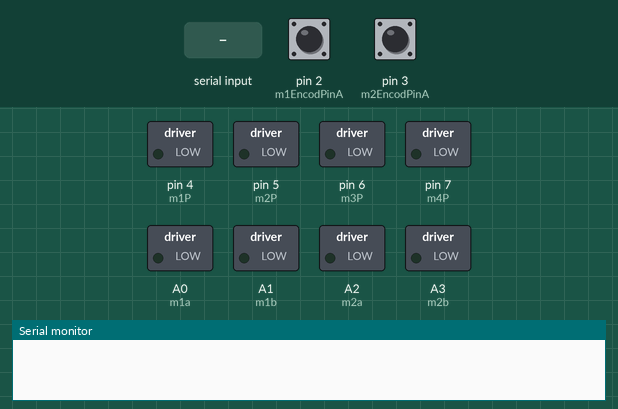
A sketch run on a simulated Arduino Nano, built with avr-gcc and run on an emulated ATmega328P. Parts: switched loads named in the sketch (green lamp = pin HIGH), the last lines printed to the serial monitor. The inputs (shaded band) are chosen by the test bench; at power-on: pin 2 (m1EncodPinA) HIGH, pin 3 (m2EncodPinA) HIGH.

Above: at 1.2 s.
1.3 s: "F" received over Serial
At 2.4 s:
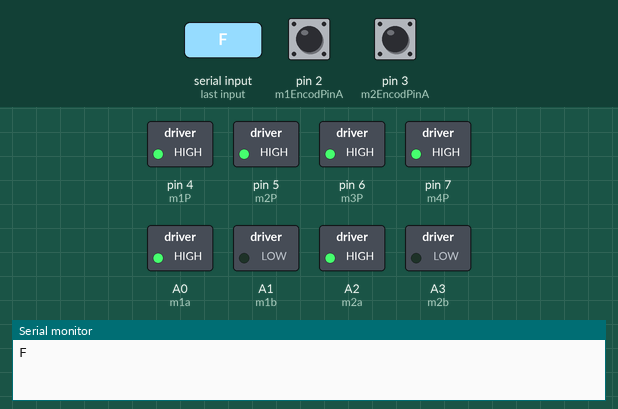
2.8 s: byte 48 ('0') received over Serial
At 3.5 s:
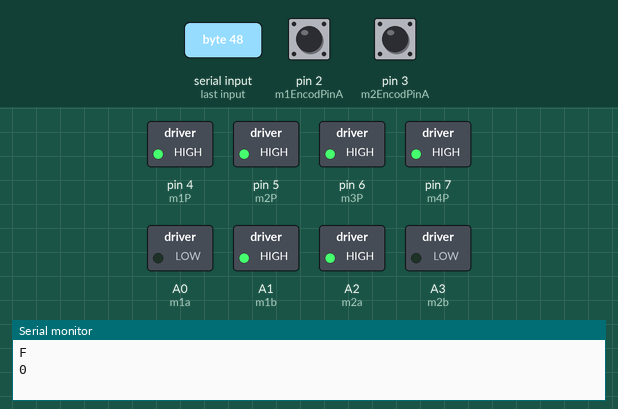
4.3 s: "B" received over Serial
At 4.6 s:
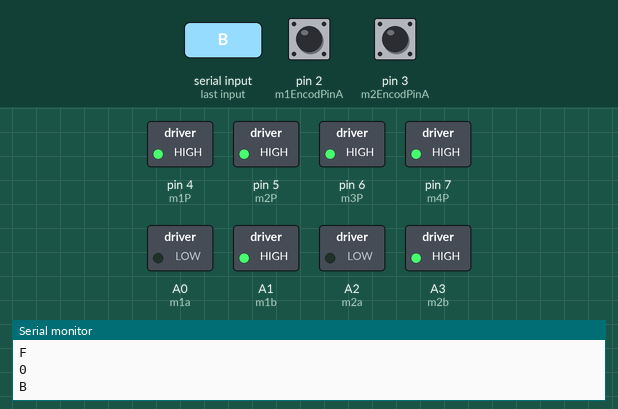
5.8 s: byte 52 ('4') received over Serial
At 7.0 s:
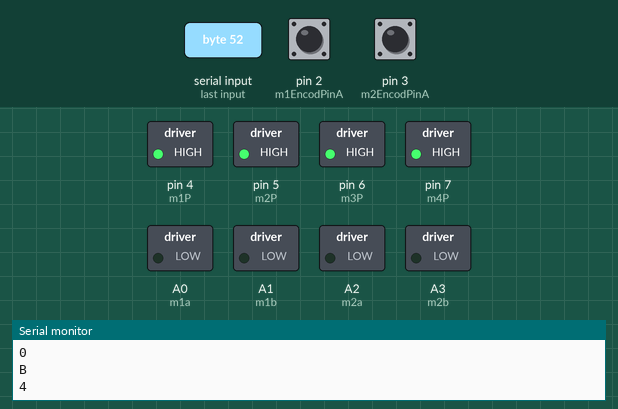
7.3 s: "R" received over Serial
At 8.1 s:
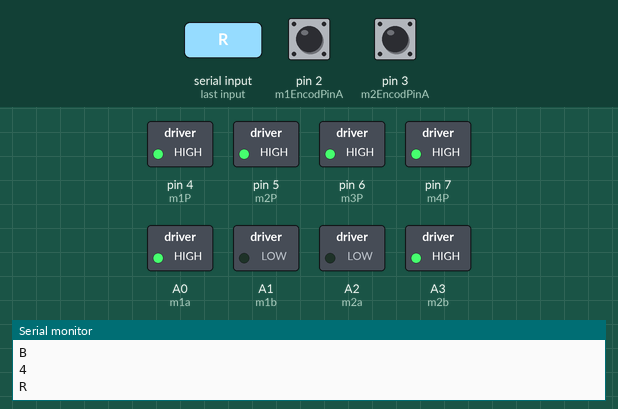
8.8 s: "G" received over Serial
At 9.3 s:
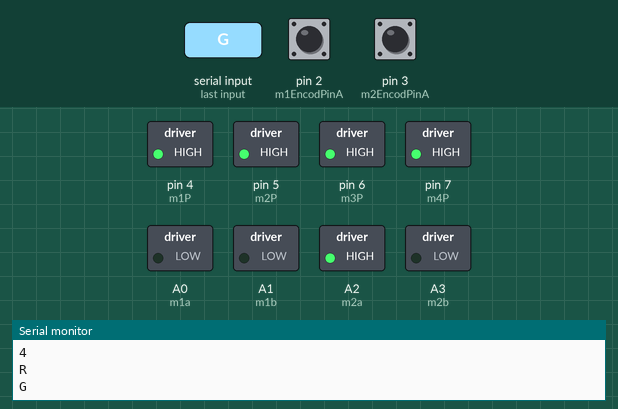
Timing chart, 0 to 11.3 s (numbered marks = the images above; inputs shaded):
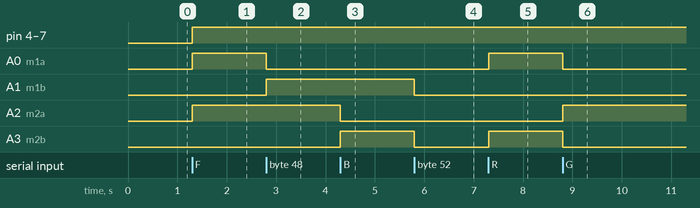

The sketch:

driver_main.ino
```cpp
/* Front-left motor */
#define m1a A0          //In1 L298n1
#define m1b A1          //In2 L298n1
#define m1P 4           //Enable PWM pin for 1st motor
#define m1EncodPinA 2   //encoder A pin
#define m1EncodPinB 8   //encoder B pin
volatile long m1EncoderPos = 0;

/* Front-right motor */
#define m2a A2          //In3 L298n1
#define m2b A3          //In4 L298n1
#define m2P 5           //Enable PWM pin for 2nd motor
#define m2EncodPinA 3   //encoder A pin
#define m2EncodPinB 9   //encoder B pin
volatile long m2EncoderPos = 0;

/* Back-left motor */
#define m3a A4          //In1 L298n2
#define m3b A5          //In2 L298n2
#define m3P 6           //Enable PWM pin for 3nd motor
#define m3EncodPinA 18  //encoder A pin
#define m3EncodPinB 10  //encoder B pin
volatile long m3EncoderPos = 0;

/* Back-right motor */
#define m4a A6          //In3 L298n2
#define m4b A7          //In4 L298n2
#define m4P 7           //Enable PWM pin for 4th motor
#define m4EncodPinA 19  //encoder A pin
#define m4EncodPinB 11  //encoder B pin
volatile long m4EncoderPos = 0;

char data;

void setup() {
  Serial.begin(9600);

  /* Front-left motor */
  pinMode(m1a, OUTPUT);
  pinMode(m1b, OUTPUT);
  pinMode(m1P, OUTPUT);
  pinMode(m1EncodPinA, INPUT_PULLUP);
  pinMode(m1EncodPinB, INPUT_PULLUP);
  attachInterrupt(0, m1EncoderCnt, FALLING);


  /* Front-right motor */
  pinMode(m2a, OUTPUT);
  pinMode(m2b, OUTPUT);
  pinMode(m2P, OUTPUT);
  pinMode(m2EncodPinA, INPUT_PULLUP);
  pinMode(m2EncodPinB, INPUT_PULLUP);
  attachInterrupt(1, m2EncoderCnt, FALLING);


  /* Back-left motor */
  pinMode(m3a, OUTPUT);
  pinMode(m3b, OUTPUT);
  pinMode(m3EncodPinA, INPUT_PULLUP);
  pinMode(m3EncodPinB, INPUT_PULLUP);
  attachInterrupt(5, m3EncoderCnt, FALLING);


  /* Back-right motor */
  pinMode(m4a, OUTPUT);
  pinMode(m4b, OUTPUT);
  pinMode(m4EncodPinA, INPUT_PULLUP);
  pinMode(m4EncodPinB, INPUT_PULLUP);
  attachInterrupt(4, m4EncoderCnt, FALLING);

}

void loop() {
  //if serial value is received
  while (Serial.available() > 0)
  {
    //save it to character 'data'
    data = Serial.read();
    //print it on serial monitor
    Serial.println(data);

    //if 'F' is recieved go forward
    if (data == 'F')
    {
      //at full speed
      forward(1);

    }
    //backward
    if (data == 'B')
    {
      backward(1);
    }
    //left
    if (data == 'L')
    {
      left(1);
    }
    //right
    if (data == 'R')
    {
      right(1);
    }
    //forward left
    if (data == 'G')
    {
      forward_left(1);
    }
    //forward right
    if (data == 'I')
    {
      forward_right(1);
    }
    //backward left
    if (data == 'H')
    {
      backward_left(1);
    }
    //backward right
    if (data == 'J')
    {
      backward_right(1);
    }
    //stop
    if ((data == 'S' || data == 'D'))
    {
      Stop();
    }
    //counter clockwise
    if (data == '0' || data == '1' || data == '2' || data == '3')
    {
      //at medium speed
      counter_clockwise(1);
    }
    //neutral
    if (data == '4' || data == '5' || data == '6')
    {
      neutral(1);
    }
    //clockwise
    if (data == '7' || data == '8' || data == '9' || data == 'q')
    {
      clockwise(1);
    }
  }


}

void m1EncoderCnt() {
  if (digitalRead(m1EncodPinB) == HIGH) {
    m1EncoderPos += 1;
  } else {
    m1EncoderPos -=1;
  }
}

void m2EncoderCnt() {
  if (digitalRead(m2EncodPinB) == HIGH) {
    m2EncoderPos += 1;
  } else {
    m2EncoderPos -=1;
  }
}

void m3EncoderCnt() {
  if (digitalRead(m3EncodPinB) == HIGH) {
    m3EncoderPos += 1;
  } else {
    m3EncoderPos -=1;
  }
}

void m4EncoderCnt() {
  if (digitalRead(m4EncodPinB) == HIGH) {
    m4EncoderPos += 1;
  } else {
    m4EncoderPos -=1;
  }
}


/* Direction Control */
/** Setpoint: ...  xung/ms
    Input: ... xung/ms
    Output: ... pwm
*/

void forward(int pmv) {


  analogWrite(m1P, 255);
  analogWrite(m2P, 255);
  analogWrite(m3P, 255);
  analogWrite(m4P, 255);
  digitalWrite(m1a, HIGH);
  digitalWrite(m1b, LOW);
  digitalWrite(m2a, HIGH);
  digitalWrite(m2b, LOW);
  digitalWrite(m3a, HIGH);
  digitalWrite(m3b, LOW);
  digitalWrite(m4a, HIGH);
  digitalWrite(m4b, LOW);
}

void backward(int pmv) {
      analogWrite(m1P, 255);
      analogWrite(m2P, 255);
      analogWrite(m3P, 255);
      analogWrite(m4P, 255);
      digitalWrite(m1a, LOW);
      digitalWrite(m1b, HIGH);
      digitalWrite(m2a, LOW);
      digitalWrite(m2b, HIGH);
      digitalWrite(m3a, LOW);
      digitalWrite(m3b, HIGH);
      digitalWrite(m4a, LOW);
      digitalWrite(m4b, HIGH);
}
void left(int pmv) {
      analogWrite(m1P, 255);
      analogWrite(m2P, 255);
      analogWrite(m3P, 255);
      analogWrite(m4P, 255);
      digitalWrite(m1a, LOW);
      digitalWrite(m1b, HIGH);
      digitalWrite(m2a, HIGH);
      digitalWrite(m2b, LOW);
      digitalWrite(m3a, HIGH);
      digitalWrite(m3b, LOW);
      digitalWrite(m4a, LOW);
      digitalWrite(m4b, HIGH);
}
void right(int pmv) {
      analogWrite(m1P, 255);
      analogWrite(m2P, 255);
      analogWrite(m3P, 255);
      analogWrite(m4P, 255);
      digitalWrite(m1a, HIGH);
      digitalWrite(m1b, LOW);
      digitalWrite(m2a, LOW);
      digitalWrite(m2b, HIGH);
      digitalWrite(m3a, LOW);
      digitalWrite(m3b, HIGH);
      digitalWrite(m4a, HIGH);
      digitalWrite(m4b, LOW);
}
void forward_left(int pmv) {
      analogWrite(m1P, 255);
      analogWrite(m2P, 255);
      analogWrite(m3P, 255);
      analogWrite(m4P, 255);
      digitalWrite(m1a, LOW);
      digitalWrite(m1b, LOW);
      digitalWrite(m2a, HIGH);
      digitalWrite(m2b, LOW);
      digitalWrite(m3a, HIGH);
      digitalWrite(m3b, LOW);
      digitalWrite(m4a, LOW);
      digitalWrite(m4b, LOW);
}
void forward_right(int pmv) {
      analogWrite(m1P, 255);
      analogWrite(m2P, 255);
      analogWrite(m3P, 255);
      analogWrite(m4P, 255);
      digitalWrite(m1a, HIGH);
      digitalWrite(m1b, LOW);
      digitalWrite(m2a, LOW);
      digitalWrite(m2b, LOW);
      digitalWrite(m3a, LOW);
      digitalWrite(m3b, LOW);
      digitalWrite(m4a, HIGH);
      digitalWrite(m4b, LOW);
}
void backward_left(int pmv) {
      analogWrite(m1P, 255);
      analogWrite(m2P, 255);
      analogWrite(m3P, 255);
      analogWrite(m4P, 255);
      digitalWrite(m1a, LOW);
      digitalWrite(m1b, HIGH);
      digitalWrite(m2a, LOW);
      digitalWrite(m2b, LOW);
      digitalWrite(m3a, LOW);
      digitalWrite(m3b, LOW);
      digitalWrite(m4a, LOW);
      digitalWrite(m4b, HIGH);
}
void backward_right(int pmv) {
      analogWrite(m1P, 255);
      analogWrite(m2P, 255);
      analogWrite(m3P, 255);
      analogWrite(m4P, 255);
      digitalWrite(m1a, LOW);
      digitalWrite(m1b, LOW);
      digitalWrite(m2a, LOW);
      digitalWrite(m2b, HIGH);
      digitalWrite(m3a, LOW);
      digitalWrite(m3b, HIGH);
      digitalWrite(m4a, LOW);
      digitalWrite(m4b, LOW);
}
void Stop() {
      digitalWrite(m1a, LOW);
      digitalWrite(m1b, LOW);
      digitalWrite(m2a, LOW);
      digitalWrite(m2b, LOW);
      digitalWrite(m3a, LOW);
      digitalWrite(m3b, LOW);
      digitalWrite(m4a, LOW);
      digitalWrite(m4b, LOW);
}
void counter_clockwise(int pmv) {
      analogWrite(m1P, 255);
      analogWrite(m2P, 255);
      analogWrite(m3P, 255);
      analogWrite(m4P, 255);
      digitalWrite(m1a, LOW);
      digitalWrite(m1b, HIGH);
      digitalWrite(m2a, HIGH);
      digitalWrite(m2b, LOW);
      digitalWrite(m3a, LOW);
      digitalWrite(m3b, HIGH);
      digitalWrite(m4a, HIGH);
      digitalWrite(m4b, LOW);
}
void neutral(int pmv) {
      digitalWrite(m1a, LOW);
      digitalWrite(m1b, LOW);
      digitalWrite(m2a, LOW);
      digitalWrite(m2b, LOW);
      digitalWrite(m3a, LOW);
      digitalWrite(m3b, LOW);
      digitalWrite(m4a, LOW);
      digitalWrite(m4b, LOW);
}
void clockwise(int pmv) {
      analogWrite(m1P, 255);
      analogWrite(m2P, 255);
      analogWrite(m3P, 255);
      analogWrite(m4P, 255);
      Serial.println("CLOCKWISE");
      digitalWrite(m1a, HIGH);
      digitalWrite(m1b, LOW);
      digitalWrite(m2a, LOW);
      digitalWrite(m2b, HIGH);
      digitalWrite(m3a, HIGH);
      digitalWrite(m3b, LOW);
      digitalWrite(m4a, LOW);
      digitalWrite(m4b, HIGH);
}
```

Measured:
- after the input at 1.3 s, pin 4 (m1P), pin 5 (m2P), pin 6 (m3P), pin 7 (m4P), A0 (m1a), A2 (m2a): LOW → HIGH at once
- after the input at 2.8 s, A0 (m1a): HIGH → LOW at once; A1 (m1b): LOW → HIGH at once
- after the input at 4.3 s, A2 (m2a): HIGH → LOW at once; A3 (m2b): LOW → HIGH at once
- after the input at 5.8 s, A1 (m1b), A3 (m2b): HIGH → LOW at once
- after the input at 7.3 s, A0 (m1a), A3 (m2b): LOW → HIGH at once
- after the input at 8.8 s, A0 (m1a), A3 (m2b): HIGH → LOW at once; A2 (m2a): LOW → HIGH at once
